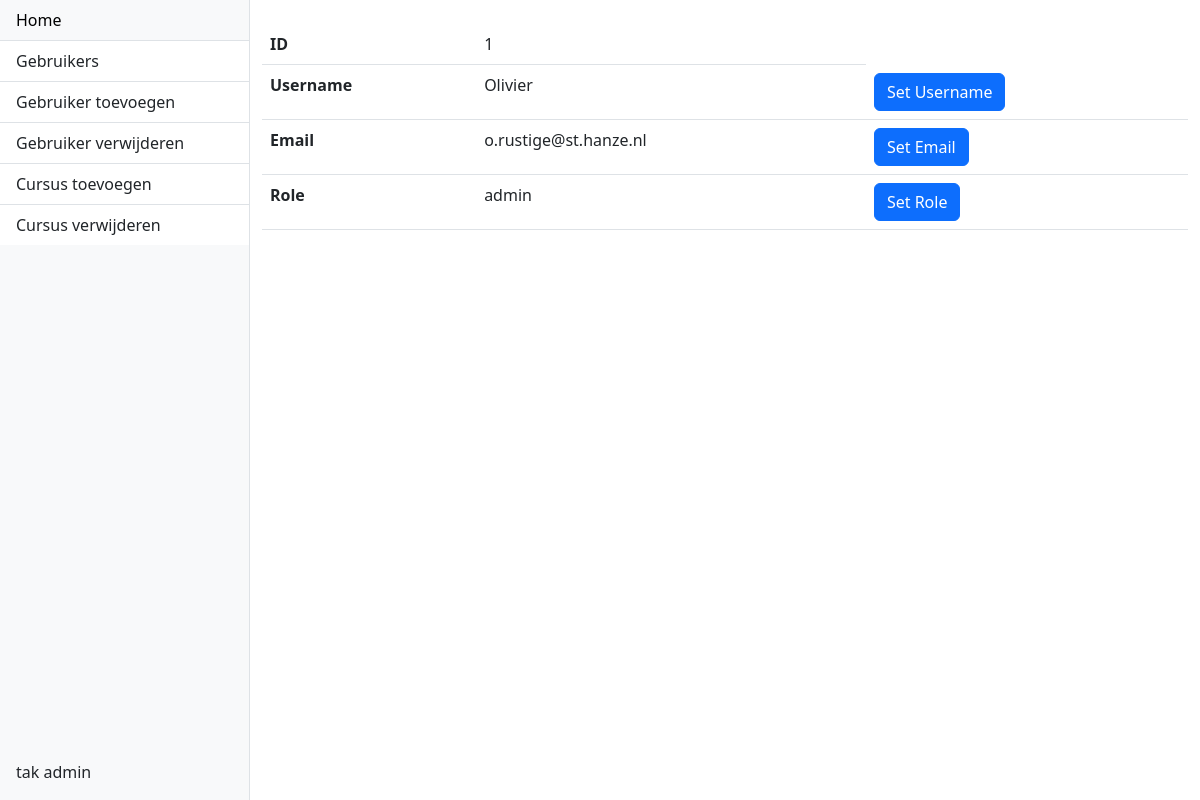
The app's page /admin/gebruikers?id=1 (signed in) with its own data.
### models.py (models this page shows, shortened)
class User(db.Model, UserMixin):
    __tablename__ = 'users'
    id = db.Column(db.Integer, primary_key=True, autoincrement=True)
    email = db.Column(db.String(), nullable=False, unique=True)
    username = db.Column(db.String(), nullable=False, unique=True)
    role = db.Column(db.String(), nullable=False, default='user')
    password_hash = db.Column(db.String(128))

### admin/views.py (the view, shortened to what this page needs)
@admin_blueprint.route('/gebruikers', methods=['GET', 'POST'])
@login_required
@admin_required
def gebruikers():
    emailform = SetEmail()
    usernameform = SetUsername()
    roleform = SetRole()
    if request.args.get('id') is not None:
        user = User.query.get(int(request.args.get('id')))
        return render_template('viewuser.html', user=user, emailform=emailform, usernameform=usernameform, roleform=roleform)
    users = User.query.all()
    print(users)
    return render_template('users.html', users=users)

### __init__.py (called while the page is built)
@login_manager.user_loader
def get_user(user_id):
    try:
        return User.query.get(int(user_id))
    except:
        return None

### admin/templates/viewuser.html (shortened to what this page needs)
{% extends 'adminbase.html' %} {% block content %} <table class="table">
  <tbody>
    <tr>
      <th scope="row">ID</th>
      <td>{{ user.id }}</td>
    </tr>
    <tr>
      <th scope="row">Username</th>
      <td>{{ user.username }}</td>
      <td>
        <button type="button" class="btn btn-primary" data-bs-toggle="modal" data-bs-target="#exampleModalUsername"> Set Username </button>
      </td>
    </tr>
    <tr>
      <th scope="row">Email</th>
      <td>{{ user.email }}</td>
      <td>
        <button type="button" class="btn btn-primary" data-bs-toggle="modal" data-bs-target="#exampleModalEmail"> Set Email </button>
      </td>
    </tr>
    <tr>
      <th scope="row">Role</th>
      <td>{{ user.role }}</td>
      <td>
        <button type="button" class="btn btn-primary" data-bs-toggle="modal" data-bs-target="#exampleModalRole"> Set Role </button>
      </td>
    </tr>
  </tbody>
</table> {% endblock %}

### admin/templates/adminbase.html (shortened to what this page needs)
<!DOCTYPE html>
<html lang="en">
<head>
  <link href="https://cdn.jsdelivr.net/npm/bootstrap@5.3.0-alpha1/dist/css/bootstrap.min.css" rel="stylesheet">
</head>
<body>
  <div class="d-flex" style="height: 100vh;">
    <div class="bg-light border-end" id="sidebar" style="flex: 0 0 250px;">
      <div class="d-flex flex-column h-100">
        <div class="list-group list-group-flush flex-grow-1">
          <a href="{{ url_for('index') }}" class="list-group-item list-group-item-action">Home</a>
          <a href="{{ url_for('admin.gebruikers') }}" class="list-group-item list-group-item-action">Gebruikers</a>
          <a href="#" class="list-group-item list-group-item-action">Gebruiker toevoegen</a>
          <a href="#" class="list-group-item list-group-item-action">Gebruiker verwijderen</a>
          <a href="#" class="list-group-item list-group-item-action">Cursus toevoegen</a>
          <a href="#" class="list-group-item list-group-item-action">Cursus verwijderen</a>
        </div>
        <div class="p-3">
          {% if current_user.is_authenticated %}
              <a href="#" class="list-group-item list-group-item-action">{{ current_user.username }} {{ current_user.role }}</a>
          {% endif %}
        </div>
      </div>
    </div>
    <div class="flex-grow-1">
      <div class="container py-4">
          {% block content %}
          {% endblock %}
      </div>
    </div>
  </div>
</body>
</html>

### records on screen
User: username "tak", role "admin"
User: id "1", username "Olivier", email "o.rustige@st.hanze.nl", role "admin"
